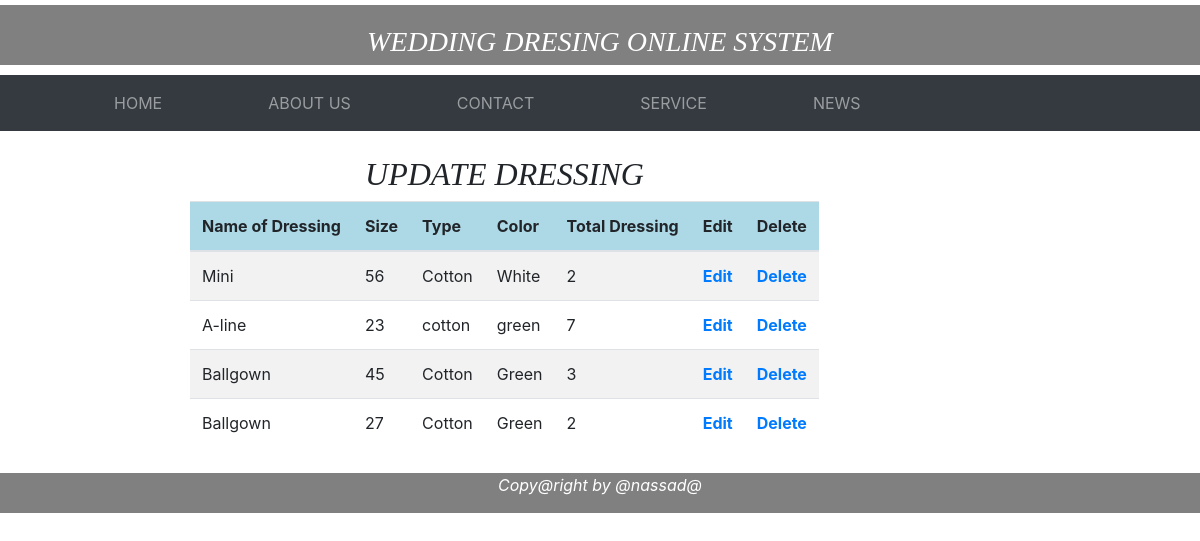
The app's page /dressUpdate.php (signed in) with its own data.
### tables this page shows
CREATE TABLE `dressing` (
  `dressID` int(22) NOT NULL,
  `dName` varchar(50) NOT NULL,
  `dType` varchar(20) NOT NULL,
  `dSize` int(20) NOT NULL,
  `dColor` varchar(10) NOT NULL,
  `totalDressing` int(11) NOT NULL
);

### dressUpdate.php (the view, shortened to what this page needs)
<!DOCTYPE html>
<html>
<head>
  <link rel="stylesheet" type="text/css" href="bootstrap.min.css">
</head>
<body>
 <header><h3>WEDDING DRESING ONLINE SYSTEM</h3></header>
<nav class="navbar navbar-expand-md bg-dark navbar-dark" style=";
  margin-top: 10px;">
  <div class="collapse navbar-collapse" id="collapsibleNavbar" >
    <ul class="navbar-nav">
      <li class="nav-item">
        <a class="nav-link" href="Admin.php">HOME</a>
      </li>
      <li class="nav-item">
        <a class="nav-link" href="AboutUS.php">ABOUT US</a>
      </li>
      <li class="nav-item">
        <a class="nav-link" href="Contact.php">CONTACT</a>
      </li>
      <li class="nav-item">
        <a class="nav-link" href="Service.php">SERVICE</a>
      </li>
      <li class="nav-item">
        <a class="nav-link" href="New.php">NEWS</a>
      </li>
    </ul>
  </div>
</nav>
<br><div class="row">
   <div class="col-xs-2 col-sm-2 col-md-2 col-lg-2"></div>
  <form action="updateHandler.php">
   <table class="table table-striped">
      <h2 style="text-align: center;font-style: italic;font-family: time new romans">UPDATE DRESSING</h2>
      <thead >
        <tr style="background: lightblue;">
         <th>Name of Dressing</th>
          <th>Size</th>
           <th>Type</th>
            <th>Color</th>
             <th>Total Dressing</th>
             <th>Edit</th>
             <th>Delete</th>
        </tr>
      </thead>
      <tbody><?php
include("connection.php");
?>
<?php
    $sql="SELECT * FROM dressing";
    $stmt=$conn->query($sql);
    while ( $row = $stmt->fetch(PDO::FETCH_ASSOC) ) {
    echo("</td><td>");
    echo (htmlentities($row['dName']));
    echo("</td><td>");
    echo (htmlentities($row['dSize']));
    echo("</td><td>");
    echo (htmlentities($row['dType']));
    echo("</td><td>");
    echo (htmlentities($row['dColor']));
    echo("</td><td>");
    echo (htmlentities($row['totalDressing']));
    echo("</td><td>");
    echo('<a href="updateDressing.php?dress='.$row['dressID'].'" name="edit" style="margin-left:0px;"> <b> Edit </b> </a>');
    echo("</td><td>");
    echo('<a onclick="return confirmDelete();" href="deleteHandler.php?dress='.$row['dressID'].'" name="delete" style="margin-left:0px;"> <b> Delete </b></a>');
    echo("</td></tr>\n");
    }
 ?>
 </tbody>
</table>
</form>
</div>
<div  style="text-align: center;
  margin-top: 10px;height: 40px;background-color: gray; color: white;">
  <i >Copy@right by @nassad@</i>
</div>
</body>
</html>

### dressUpdate.php (style rules this page uses)
a { margin-left: 90px; }
header { background-color: gray; height: 60px; margin-left: 90px; text-align: center; margin: auto; margin-top: 5px; font-family: time new romans; padding: 20px; color: white; font-style: italic; }

### records on screen
dressing: dName "Mini", dSize "56", dType "Cotton", dColor "White", totalDressing "2"
dressing: dName "A-line", dSize "23", dType "cotton", dColor "green", totalDressing "7"
dressing: dName "Ballgown", dSize "45", dType "Cotton", dColor "Green", totalDressing "3"
dressing: dName "Ballgown", dSize "27", dType "Cotton", dColor "Green", totalDressing "2"
